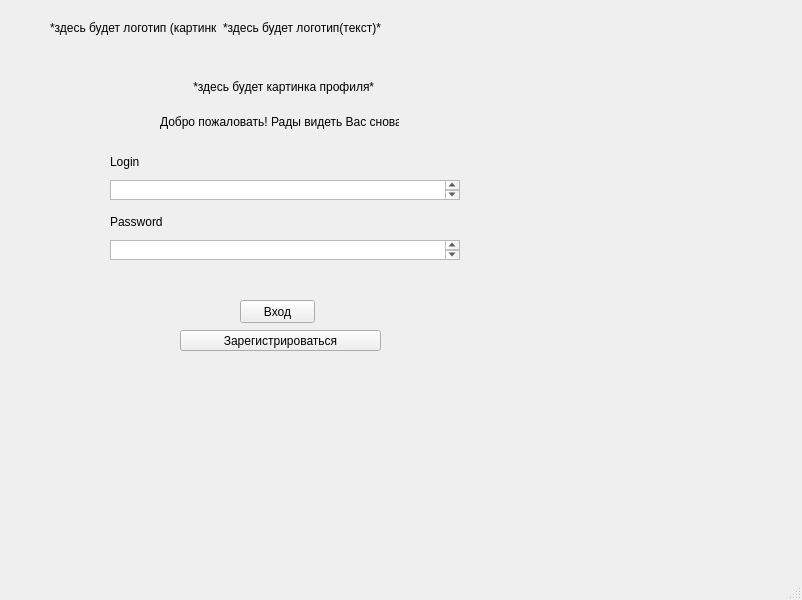
<?xml version="1.0" encoding="UTF-8"?>
<ui version="4.0">
 <class>MainWindow</class>
 <widget class="QMainWindow" name="MainWindow">
  <property name="geometry">
   <rect>
    <x>0</x>
    <y>0</y>
    <width>802</width>
    <height>600</height>
   </rect>
  </property>
  <property name="windowTitle">
   <string>MainWindow</string>
  </property>
  <widget class="QWidget" name="centralwidget">
   <widget class="QWidget" name="layoutWidget">
    <property name="geometry">
     <rect>
      <x>50</x>
      <y>20</y>
      <width>331</width>
      <height>16</height>
     </rect>
    </property>
    <layout class="QHBoxLayout" name="horizontalLayout">
     <item>
      <widget class="QLabel" name="label">
       <property name="text">
        <string>*здесь будет логотип (картинка)*</string>
       </property>
      </widget>
     </item>
     <item>
      <widget class="QLabel" name="label_2">
       <property name="text">
        <string>*здесь будет логотип(текст)*</string>
       </property>
      </widget>
     </item>
    </layout>
   </widget>
   <widget class="QWidget" name="layoutWidget">
    <property name="geometry">
     <rect>
      <x>140</x>
      <y>80</y>
      <width>279</width>
      <height>64</height>
     </rect>
    </property>
    <layout class="QVBoxLayout" name="verticalLayout">
     <item>
      <widget class="QLabel" name="label_3">
       <property name="text">
        <string>                *здесь будет картинка профиля*</string>
       </property>
      </widget>
     </item>
     <item>
      <layout class="QHBoxLayout" name="horizontalLayout_2">
       <item>
        <spacer name="verticalSpacer_2">
         <property name="orientation">
          <enum>Qt::Vertical</enum>
         </property>
         <property name="sizeHint" stdset="0">
          <size>
           <width>20</width>
           <height>40</height>
          </size>
         </property>
        </spacer>
       </item>
       <item>
        <widget class="QLabel" name="label_4">
         <property name="text">
          <string>Добро пожаловать! Рады видеть Вас снова!</string>
         </property>
        </widget>
       </item>
       <item>
        <spacer name="verticalSpacer">
         <property name="orientation">
          <enum>Qt::Vertical</enum>
         </property>
         <property name="sizeHint" stdset="0">
          <size>
           <width>20</width>
           <height>40</height>
          </size>
         </property>
        </spacer>
       </item>
      </layout>
     </item>
    </layout>
   </widget>
   <widget class="QWidget" name="layoutWidget">
    <property name="geometry">
     <rect>
      <x>110</x>
      <y>150</y>
      <width>352</width>
      <height>50</height>
     </rect>
    </property>
    <layout class="QVBoxLayout" name="verticalLayout_2">
     <item>
      <layout class="QHBoxLayout" name="horizontalLayout_3">
       <item>
        <widget class="QLabel" name="label_5">
         <property name="text">
          <string>Login</string>
         </property>
        </widget>
       </item>
       <item>
        <spacer name="horizontalSpacer">
         <property name="orientation">
          <enum>Qt::Horizontal</enum>
         </property>
         <property name="sizeHint" stdset="0">
          <size>
           <width>40</width>
           <height>20</height>
          </size>
         </property>
        </spacer>
       </item>
      </layout>
     </item>
     <item>
      <widget class="QTextBrowser" name="login_text_browser">
       <property name="minimumSize">
        <size>
         <width>350</width>
         <height>20</height>
        </size>
       </property>
       <property name="maximumSize">
        <size>
         <width>350</width>
         <height>20</height>
        </size>
       </property>
      </widget>
     </item>
    </layout>
   </widget>
   <widget class="QPushButton" name="login_push_button">
    <property name="geometry">
     <rect>
      <x>240</x>
      <y>300</y>
      <width>75</width>
      <height>23</height>
     </rect>
    </property>
    <property name="text">
     <string>Вход</string>
    </property>
   </widget>
   <widget class="QPushButton" name="registration_push_button">
    <property name="geometry">
     <rect>
      <x>180</x>
      <y>330</y>
      <width>201</width>
      <height>21</height>
     </rect>
    </property>
    <property name="text">
     <string>Зарегистрироваться</string>
    </property>
   </widget>
   <widget class="QWidget" name="">
    <property name="geometry">
     <rect>
      <x>110</x>
      <y>210</y>
      <width>352</width>
      <height>50</height>
     </rect>
    </property>
    <layout class="QVBoxLayout" name="verticalLayout_3">
     <item>
      <layout class="QHBoxLayout" name="horizontalLayout_4">
       <item>
        <widget class="QLabel" name="label_6">
         <property name="text">
          <string>Password</string>
         </property>
        </widget>
       </item>
       <item>
        <spacer name="horizontalSpacer_2">
         <property name="orientation">
          <enum>Qt::Horizontal</enum>
         </property>
         <property name="sizeHint" stdset="0">
          <size>
           <width>40</width>
           <height>20</height>
          </size>
         </property>
        </spacer>
       </item>
      </layout>
     </item>
     <item>
      <widget class="QTextBrowser" name="password_push_button">
       <property name="minimumSize">
        <size>
         <width>350</width>
         <height>20</height>
        </size>
       </property>
       <property name="maximumSize">
        <size>
         <width>350</width>
         <height>20</height>
        </size>
       </property>
      </widget>
     </item>
    </layout>
   </widget>
  </widget>
  <widget class="QMenuBar" name="menubar">
   <property name="geometry">
    <rect>
     <x>0</x>
     <y>0</y>
     <width>802</width>
     <height>22</height>
    </rect>
   </property>
  </widget>
  <widget class="QStatusBar" name="statusbar"/>
 </widget>
 <resources/>
 <connections/>
</ui>
